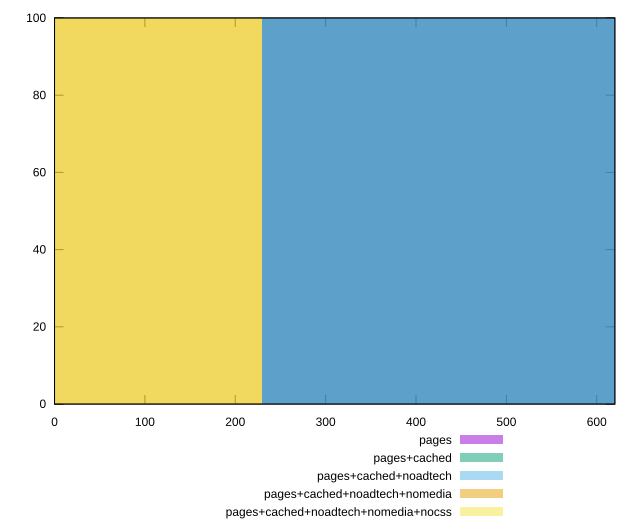

Reproduce this figure in gnuplot.
reset

$pages <<EOF
459.64668910269575 100
EOF

$pagesCached <<EOF
459.64668910269575 100
EOF

$pagesCachedNoadtech <<EOF
459.64668910269575 100
EOF

$pagesCachedNoadtechNomedia <<EOF
0 100
EOF

$pagesCachedNoadtechNomediaNocss <<EOF
0 100
EOF

set key outside below
set boxwidth 459.64668910269575
set xrange [0:620]
set yrange [0:100]
set trange [0:100]
set style fill transparent solid 0.5 noborder
set terminal svg size 640, 530 enhanced background rgb 'white'
set output "report_00019_2021-02-10T18-14-37.922Z//uses-webp-images/comparison/histogram/all_raw.svg"

plot $pages title "pages" with boxes, \
     $pagesCached title "pages+cached" with boxes, \
     $pagesCachedNoadtech title "pages+cached+noadtech" with boxes, \
     $pagesCachedNoadtechNomedia title "pages+cached+noadtech+nomedia" with boxes, \
     $pagesCachedNoadtechNomediaNocss title "pages+cached+noadtech+nomedia+nocss" with boxes

reset
